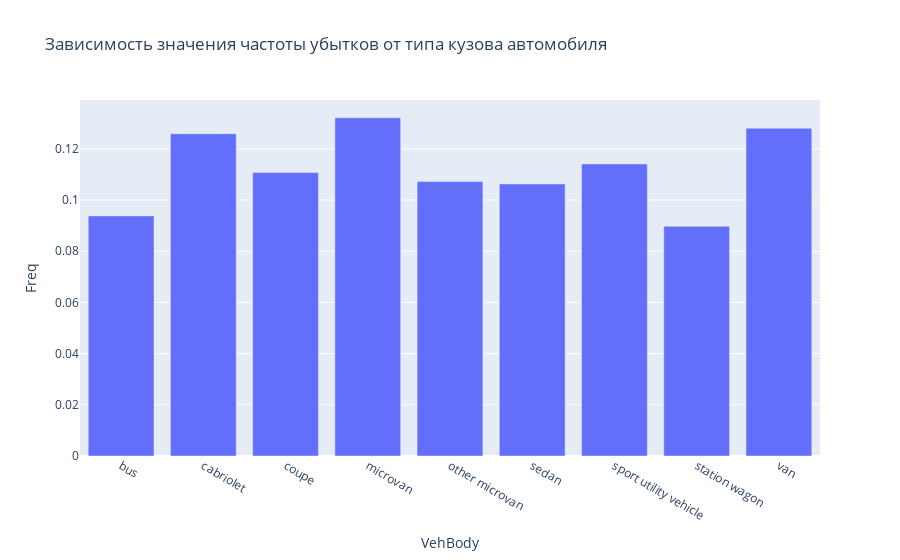

Notebook cell for this chart:
### Markdown cell above
Построим графики

### Code cell
fig = px.bar(grouped_df, x='VehBody', y='Freq', title='Зависимость значения частоты убытков от типа кузова автомобиля')
fig.show()

### Figure 1 — Plotly figure (JSON) as saved in the notebook; plotly's stock layout.template omitted (floating-point values rounded to 4 significant figures)
{"data": [{"alignmentgroup": "True", "hovertemplate": "VehBody=%{x}<br>Freq=%{y}<extra></extra>", "legendgroup": "", "marker": {"color": "#636efa"}, "name": "", "offsetgroup": "", "orientation": "v", "showlegend": false, "textposition": "auto", "type": "bar", "x": ["bus", "cabriolet", "coupe", "microvan", "other microvan", "sedan", "sport utility vehicle", "station wagon", "van"], "xaxis": "x", "y": [0.09381, 0.1259, 0.1107, 0.1321, 0.1072, 0.1063, 0.1141, 0.08975, 0.1281], "yaxis": "y"}], "layout": {"barmode": "relative", "legend": {"tracegroupgap": 0}, "title": {"text": "Зависимость значения частоты убытков от типа кузова автомобиля"}, "xaxis": {"anchor": "y", "domain": [0, 1], "title": {"text": "VehBody"}}, "yaxis": {"anchor": "x", "domain": [0, 1], "title": {"text": "Freq"}}}}
